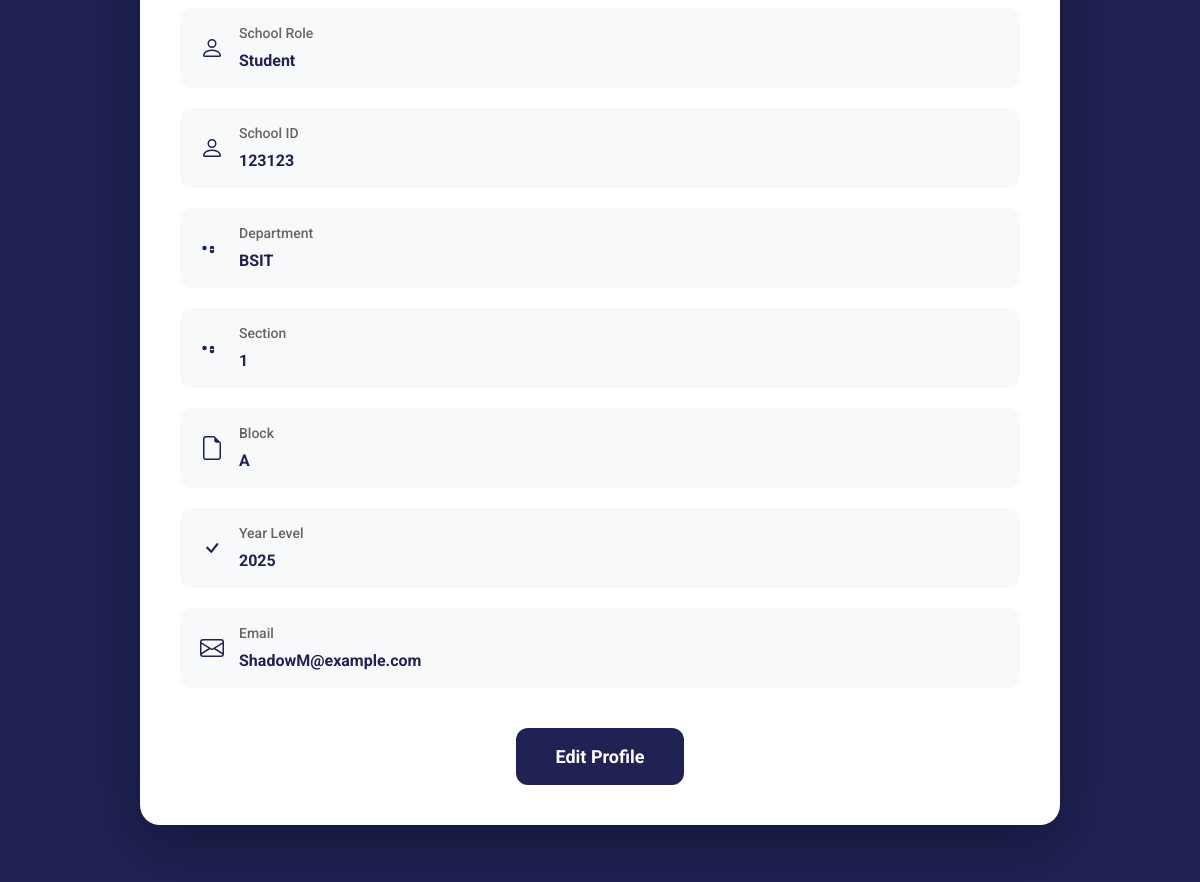
/profile/ (signed in, middle part), run on an earlier commit of the app's database.
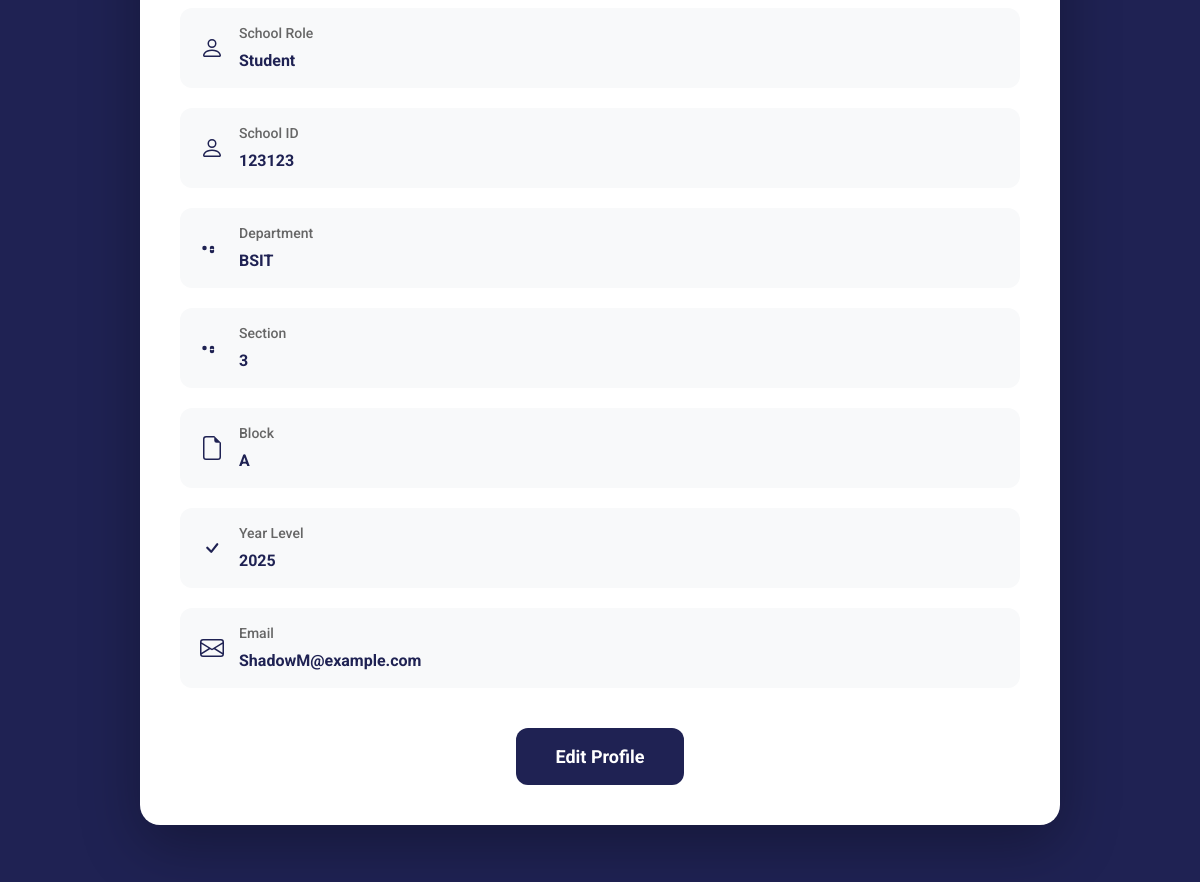
And on a later commit of the database.
### yearbook/models.py (models this page shows, shortened)
class Student(models.Model):
    DEPARTMENTS = [
        ('BSHM', 'BSHM'),
        ('STEM', 'STEM'),
        ('ABM', 'ABM'),
        ('BSIT', 'BSIT'),
        ('BSED', 'BSED'),
    ]
    YEARS = [
        ('2021', '2021'),
        ('2022', '2022'),
        ('2023', '2023'),
        ('2024', '2024'),
        ('2025', '2025'),
    ]
    user = models.OneToOneField(User, on_delete=models.CASCADE, null=True, blank=True)
    first_name = models.CharField(max_length=100)
    middle_name = models.CharField(max_length=100, blank=True)
    last_name = models.CharField(max_length=100)
    school_id = models.CharField(max_length=50, unique=True)
    email = models.EmailField()
    department = models.CharField(max_length=10, choices=DEPARTMENTS)
    year = models.CharField(max_length=4, choices=YEARS)
    block = models.CharField(max_length=10)
    section = models.CharField(max_length=50)
    profile_photo = models.ImageField(upload_to='profile_photos/', null=True, blank=True)
    achievements = models.TextField(blank=True)
    created_at = models.DateTimeField(default=timezone.now)

### yearbook/views.py (the view, shortened to what this page needs)
# urls.py: path('profile/', views.profile, name='profile'),
@login_required
def profile(request):
    try:
        student_profile = Student.objects.get(user=request.user)
    except Student.DoesNotExist:
        student_profile = None
    context = {
        'student_profile': student_profile,
        'departments': Student.DEPARTMENTS,
        'years': Student.YEARS,
    }
    return render(request, 'yearbook/profile.html', context)

### yearbook/template/yearbook/profile.html (shortened to what this page needs)
{% load static %}
<!DOCTYPE html>
<html lang="en">
<head>
  <link href="https://cdn.jsdelivr.net/npm/bootstrap@5.3.3/dist/css/bootstrap.min.css" rel="stylesheet">
  <link href="https://cdnjs.cloudflare.com/ajax/libs/font-awesome/6.0.0/css/all.min.css" rel="stylesheet">
</head>
<body>
  <div class="main-content">
    <div class="profile-card">
      <div class="profile-details">
        <div class="profile-detail">
          <div class="detail-content">
            <div class="detail-label">School Role</div>
            <div class="detail-value">Student</div>
          </div>
        </div>
        <div class="profile-detail">
          <div class="detail-content">
            <div class="detail-label">School ID</div>
            <div class="detail-value">{{ student_profile.school_id|default:"Not set" }}</div>
          </div>
        </div>
        <div class="profile-detail">
          <svg class="detail-icon" fill="currentColor" viewBox="0 0 16 16">
            <path d="M3 9.5a1.5 1.5 0 1 1 0-3 1.5 1.5 0 0 1 0 3zm5 0a1.5 1.5 0 1 1 0-3 1.5 1.5 0 0 1 0 3zm1.5.5a1.5 1.5 0 1 0-3 0 1.5 1.5 0 0 0 3 0z"/>
          </svg>
          <div class="detail-content">
            <div class="detail-label">Department</div>
            <div class="detail-value">{{ student_profile.get_department_display|default:"Not set" }}</div>
          </div>
        </div>
        <div class="profile-detail">
          <svg class="detail-icon" fill="currentColor" viewBox="0 0 16 16">
            <path d="M3 9.5a1.5 1.5 0 1 1 0-3 1.5 1.5 0 0 1 0 3zm5 0a1.5 1.5 0 1 1 0-3 1.5 1.5 0 0 1 0 3zm1.5.5a1.5 1.5 0 1 0-3 0 1.5 1.5 0 0 0 3 0z"/>
          </svg>
          <div class="detail-content">
            <div class="detail-label">Section</div>
            <div class="detail-value">{{ student_profile.section|default:"Not set" }}</div>
          </div>
        </div>
        <div class="profile-detail">
          <svg class="detail-icon" fill="currentColor" viewBox="0 0 16 16">
            <path d="M14 14V4.5L9.5 0H4a2 2 0 0 0-2 2v12a2 2 0 0 0 2 2h8a2 2 0 0 0 2-2zM9.5 3A1.5 1.5 0 0 0 11 4.5h2V14a1 1 0 0 1-1 1H4a1 1 0 0 1-1-1V2a1 1 0 0 1 1-1h5.5v2z"/>
          </svg>
          <div class="detail-content">
            <div class="detail-label">Block</div>
            <div class="detail-value">{{ student_profile.block|default:"Not set" }}</div>
          </div>
        </div>
        <div class="profile-detail">
          <svg class="detail-icon" fill="currentColor" viewBox="0 0 16 16">
            <path d="M10.97 4.97a.235.235 0 0 0-.02.022L7.477 9.417 5.384 7.323a.75.75 0 0 0-1.06 1.061L6.97 11.03a.75.75 0 0 0 1.079-.02l3.992-4.99a.75.75 0 0 0-1.071-1.05z"/>
          </svg>
          <div class="detail-content">
            <div class="detail-label">Year Level</div>
            <div class="detail-value">{{ student_profile.year|default:"Not set" }}</div>
          </div>
        </div>
        <div class="profile-detail">
          <div class="detail-content">
            <div class="detail-label">Email</div>
            <div class="detail-value">{{ user.email|default:"Not set" }}</div>
          </div>
        </div>
      </div>
      <button class="edit-profile-btn" onclick="editProfile()">Edit Profile</button>
    </div>
  </div>
</body>
</html>

What changed in the data, as far as the page shows it:
changed Student "BSIT": section "1" → "3"
